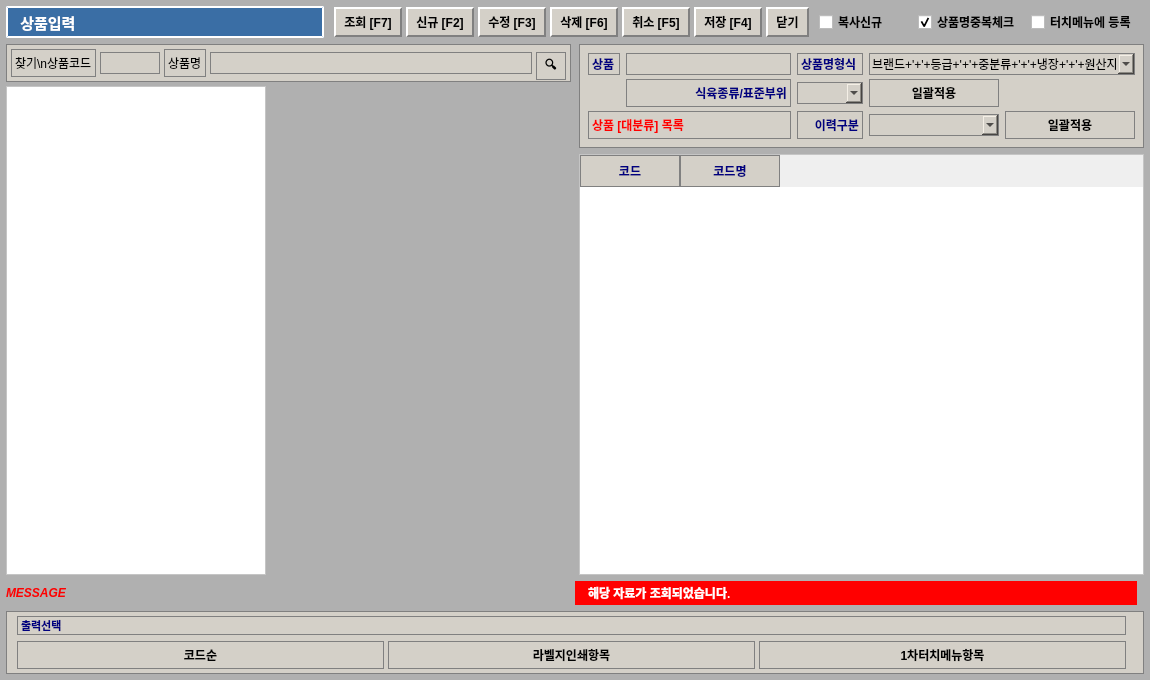
<?xml version="1.0" encoding="UTF-8"?>
<ui version="4.0">
 <class>ProductInputDialog</class>
 <widget class="QDialog" name="ProductInputDialog">
  <property name="geometry">
   <rect>
    <x>0</x>
    <y>0</y>
    <width>1150</width>
    <height>680</height>
   </rect>
  </property>
  <property name="windowTitle">
   <string>상품입력</string>
  </property>
  <property name="styleSheet">
   <string notr="true">
    QDialog#ProductInputDialog {
        background-color: #B0B0B0;
    }
    QLabel {
        font-family: "Gulim", "Dotum", "Malgun Gothic";
        font-size: 12px;
    }
    QPushButton {
        background-color: #D4D0C8;
        border-top: 2px solid #FFFFFF;
        border-left: 2px solid #FFFFFF;
        border-right: 2px solid #808080;
        border-bottom: 2px solid #808080;
        font-family: "Gulim", "Dotum";
        font-size: 12px;
        font-weight: bold;
        min-height: 22px;
        padding: 2px 8px;
    }
    QPushButton:pressed {
        border-top: 2px solid #808080;
        border-left: 2px solid #808080;
        border-right: 2px solid #FFFFFF;
        border-bottom: 2px solid #FFFFFF;
    }
    QLineEdit, QComboBox {
        background-color: #FFFFFF;
        border: 1px solid #707070;
        font-family: "Gulim", "Dotum";
        font-size: 12px;
        padding: 2px;
    }
    QTreeWidget, QTableWidget {
        background-color: #FFFFFF;
        gridline-color: #C0C0C0;
        font-family: "Gulim", "Dotum";
        font-size: 12px;
    }
    QHeaderView::section {
        background-color: #D4D0C8;
        color: #000080;
        font-weight: bold;
        border: 1px solid #808080;
        padding: 4px;
    }
    QCheckBox {
        font-family: "Gulim", "Dotum";
        font-size: 12px;
        font-weight: bold;
    }
   </string>
  </property>
  <layout class="QVBoxLayout" name="mainLayout">
   <property name="spacing"><number>6</number></property>
   <property name="leftMargin"><number>6</number></property>
   <property name="topMargin"><number>6</number></property>
   <property name="rightMargin"><number>6</number></property>
   <property name="bottomMargin"><number>6</number></property>

   <!-- 1. 최상단 타이틀, 툴바 및 옵션 영역 -->
   <item>
    <layout class="QHBoxLayout" name="lay_top_header">
     <property name="spacing"><number>10</number></property>
     <item>
      <widget class="QLabel" name="lbl_title">
       <property name="minimumSize"><size><width>280</width><height>32</height></size></property>
       <property name="styleSheet">
        <string notr="true">background-color: #3A6EA5; color: #FFFFFF; font-size: 15px; font-weight: bold; border: 2px inset #FFFFFF;</string>
       </property>
       <property name="text">
        <string>  상품입력</string>
       </property>
       <property name="alignment"><set>Qt::AlignVCenter|Qt::AlignLeft</set></property>
      </widget>
     </item>

     <!-- 상단 액션 버튼 그룹 -->
     <item>
      <layout class="QHBoxLayout" name="lay_top_buttons">
       <property name="spacing"><number>4</number></property>
       <item><widget class="QPushButton" name="btn_search"><property name="text"><string>조회 [F7]</string></property></widget></item>
       <item><widget class="QPushButton" name="btn_new"><property name="text"><string>신규 [F2]</string></property></widget></item>
       <item><widget class="QPushButton" name="btn_edit"><property name="text"><string>수정 [F3]</string></property></widget></item>
       <item><widget class="QPushButton" name="btn_delete"><property name="text"><string>삭제 [F6]</string></property></widget></item>
       <item><widget class="QPushButton" name="btn_cancel"><property name="text"><string>취소 [F5]</string></property></widget></item>
       <item><widget class="QPushButton" name="btn_save"><property name="text"><string>저장 [F4]</string></property></widget></item>
       <item><widget class="QPushButton" name="btn_close"><property name="text"><string>닫기</string></property></widget></item>
      </layout>
     </item>

     <!-- 우측 옵션 체크박스 그룹 -->
     <item>
      <layout class="QHBoxLayout" name="lay_options">
       <property name="spacing"><number>10</number></property>
       <item><widget class="QCheckBox" name="chk_copy_new"><property name="text"><string>복사신규</string></property></widget></item>
       <item><widget class="QCheckBox" name="chk_dup_check"><property name="text"><string>상품명중복체크</string></property><property name="checked"><bool>true</bool></property></widget></item>
       <item><widget class="QCheckBox" name="chk_touch_menu"><property name="text"><string>터치메뉴에 등록</string></property></widget></item>
      </layout>
     </item>
     <item><spacer name="sp_header"><property name="orientation"><enum>Qt::Horizontal</enum></property></spacer></item>
    </layout>
   </item>

   <!-- 2. 메인 콘텐츠 (좌측 트리 & 찾기 / 우측 상세 및 테이블) -->
   <item>
    <layout class="QHBoxLayout" name="lay_body">
     <property name="spacing"><number>8</number></property>

     <!-- 좌측: 찾기 영역 + 상품 트리뷰 -->
     <item>
      <layout class="QVBoxLayout" name="lay_left">
       <property name="spacing"><number>4</number></property>
       
       <!-- 찾기 영역 -->
       <item>
        <widget class="QFrame" name="frame_search">
         <property name="styleSheet"><string notr="true">background-color: #D4D0C8; border: 1px solid #808080;</string></property>
         <layout class="QHBoxLayout" name="lay_search_inner">
          <property name="leftMargin"><number>4</number></property>
          <property name="topMargin"><number>4</number></property>
          <property name="rightMargin"><number>4</number></property>
          <property name="bottomMargin"><number>4</number></property>
          <property name="spacing"><number>4</number></property>
          <item><widget class="QLabel" name="lbl_search_code"><property name="text"><string>찾기\n상품코드</string></property></widget></item>
          <item><widget class="QLineEdit" name="txt_search_code"><property name="maximumSize"><size><width>60</width><height>16777215</height></size></property></widget></item>
          <item><widget class="QLabel" name="lbl_search_name"><property name="text"><string>상품명</string></property></widget></item>
          <item><widget class="QLineEdit" name="txt_search_name"/></item>
          <item><widget class="QPushButton" name="btn_find"><property name="text"><string>🔍</string></property><property name="maximumSize"><size><width>30</width><height>22</height></size></property></widget></item>
         </layout>
        </widget>
       </item>

       <!-- 상품 카테고리 트리 -->
       <item>
        <widget class="QTreeWidget" name="tree_products">
         <property name="maximumSize"><size><width>260</width><height>16777215</height></size></property>
         <property name="headerHidden"><bool>true</bool></property>
         <column><property name="text"><string>분류</string></property></column>
        </widget>
       </item>
      </layout>
     </item>

     <!-- 우측: 상세 설정 및 데이터 테이블 -->
     <item>
      <layout class="QVBoxLayout" name="lay_right">
       <property name="spacing"><number>6</number></property>

       <!-- 상품 기본정보 & 일괄적용 설정 프레임 -->
       <item>
        <widget class="QFrame" name="frame_item_header">
         <property name="styleSheet"><string notr="true">background-color: #D4D0C8; border: 1px solid #808080;</string></property>
         <layout class="QGridLayout" name="grid_header_fields">
          <property name="leftMargin"><number>8</number></property>
          <property name="topMargin"><number>8</number></property>
          <property name="rightMargin"><number>8</number></property>
          <property name="bottomMargin"><number>8</number></property>
          <property name="horizontalSpacing"><number>6</number></property>
          <property name="verticalSpacing"><number>4</number></property>

          <!-- 상품 라벨 -->
          <item row="0" column="0">
           <widget class="QLabel" name="lbl_prod_code_title">
            <property name="text"><string>상품</string></property>
            <property name="styleSheet"><string notr="true">color: #000080; font-weight: bold;</string></property>
           </widget>
          </item>
          <item row="0" column="1">
           <widget class="QLineEdit" name="txt_prod_code"/>
          </item>

          <!-- 상품명 형식 -->
          <item row="0" column="2">
           <widget class="QLabel" name="lbl_prod_name_fmt">
            <property name="text"><string>상품명형식</string></property>
            <property name="styleSheet"><string notr="true">color: #000080; font-weight: bold;</string></property>
           </widget>
          </item>
          <item row="0" column="3" colspan="2">
           <widget class="QComboBox" name="cb_name_format">
            <item><property name="text"><string>브랜드+'+'+등급+'+'+중분류+'+'+냉장+'+'+원산지</string></property></item>
           </widget>
          </item>

          <!-- 식육종류/표준부위 & 일괄적용 -->
          <item row="1" column="1">
           <widget class="QLabel" name="lbl_meat_std">
            <property name="text"><string>식육종류/표준부위</string></property>
            <property name="styleSheet"><string notr="true">color: #000080; font-weight: bold;</string></property>
            <property name="alignment"><set>Qt::AlignRight|Qt::AlignVCenter</set></property>
           </widget>
          </item>
          <item row="1" column="2">
           <widget class="QComboBox" name="cb_meat_std_type"/>
          </item>
          <item row="1" column="3">
           <widget class="QPushButton" name="btn_apply_meat"><property name="text"><string>일괄적용</string></property></widget>
          </item>

          <!-- 대분류 목록 타이틀 및 이력구분 -->
          <item row="2" column="0" colspan="2">
           <widget class="QLabel" name="lbl_category_title">
            <property name="text"><string>상품 [대분류] 목록</string></property>
            <property name="styleSheet"><string notr="true">color: #FF0000; font-weight: bold;</string></property>
           </widget>
          </item>
          <item row="2" column="2">
           <widget class="QLabel" name="lbl_history_type">
            <property name="text"><string>이력구분</string></property>
            <property name="styleSheet"><string notr="true">color: #000080; font-weight: bold;</string></property>
            <property name="alignment"><set>Qt::AlignRight|Qt::AlignVCenter</set></property>
           </widget>
          </item>
          <item row="2" column="3">
           <widget class="QComboBox" name="cb_history_type"/>
          </item>
          <item row="2" column="4">
           <widget class="QPushButton" name="btn_apply_history"><property name="text"><string>일괄적용</string></property></widget>
          </item>

         </layout>
        </widget>
       </item>

       <!-- 대분류 코드/코드명 그리드 -->
       <item>
        <widget class="QTableWidget" name="tbl_category_list">
         <column><property name="text"><string>코드</string></property></column>
         <column><property name="text"><string>코드명</string></property></column>
        </widget>
       </item>

      </layout>
     </item>
    </layout>
   </item>

   <!-- 3. 하단 상태 메시지 바 -->
   <item>
    <layout class="QHBoxLayout" name="lay_status_bar">
     <property name="spacing"><number>6</number></property>
     <item>
      <widget class="QLabel" name="lbl_msg_tag">
       <property name="text"><string>MESSAGE</string></property>
       <property name="styleSheet"><string notr="true">color: #FF0000; font-weight: bold; font-style: italic;</string></property>
      </widget>
     </item>
     <item>
      <widget class="QLabel" name="lbl_status_msg">
       <property name="styleSheet"><string notr="true">background-color: #FF0000; color: #FFFFFF; font-weight: bold; padding: 3px 10px;</string></property>
       <property name="text"><string>해당 자료가 조회되었습니다.</string></property>
      </widget>
     </item>
     <item>
      <spacer name="sp_status">
       <property name="orientation"><enum>Qt::Horizontal</enum></property>
      </spacer>
     </item>
    </layout>
   </item>

   <!-- 4. 최하단 출력선택 영역 -->
   <item>
    <widget class="QFrame" name="frame_bottom_options">
     <property name="minimumSize"><size><width>0</width><height>45</height></size></property>
     <property name="styleSheet"><string notr="true">background-color: #D4D0C8; border: 1px solid #808080;</string></property>
     <layout class="QHBoxLayout" name="lay_print_opt">
      <property name="leftMargin"><number>10</number></property>
      <property name="topMargin"><number>4</number></property>
      <property name="rightMargin"><number>10</number></property>
      <property name="bottomMargin"><number>4</number></property>
      <item>
       <layout class="QVBoxLayout" name="lay_print_inner">
        <item>
         <widget class="QLabel" name="lbl_print_opt">
          <property name="text"><string>출력선택</string></property>
          <property name="styleSheet"><string notr="true">color: #000080; font-weight: bold; font-size: 11px;</string></property>
         </widget>
        </item>
        <item>
         <layout class="QHBoxLayout" name="lay_print_buttons">
          <property name="spacing"><number>4</number></property>
          <item><widget class="QPushButton" name="btn_sort_code"><property name="text"><string>코드순</string></property></widget></item>
          <item><widget class="QPushButton" name="btn_label_print_items"><property name="text"><string>라벨지인쇄항목</string></property></widget></item>
          <item><widget class="QPushButton" name="btn_touch_menu_1st"><property name="text"><string>1차터치메뉴항목</string></property></widget></item>
         </layout>
        </item>
       </layout>
      </item>
      <item><spacer name="sp_print_opt"><property name="orientation"><enum>Qt::Horizontal</enum></property></spacer></item>
     </layout>
    </widget>
   </item>

  </layout>
 </widget>
 <resources/>
 <connections/>
</ui>
